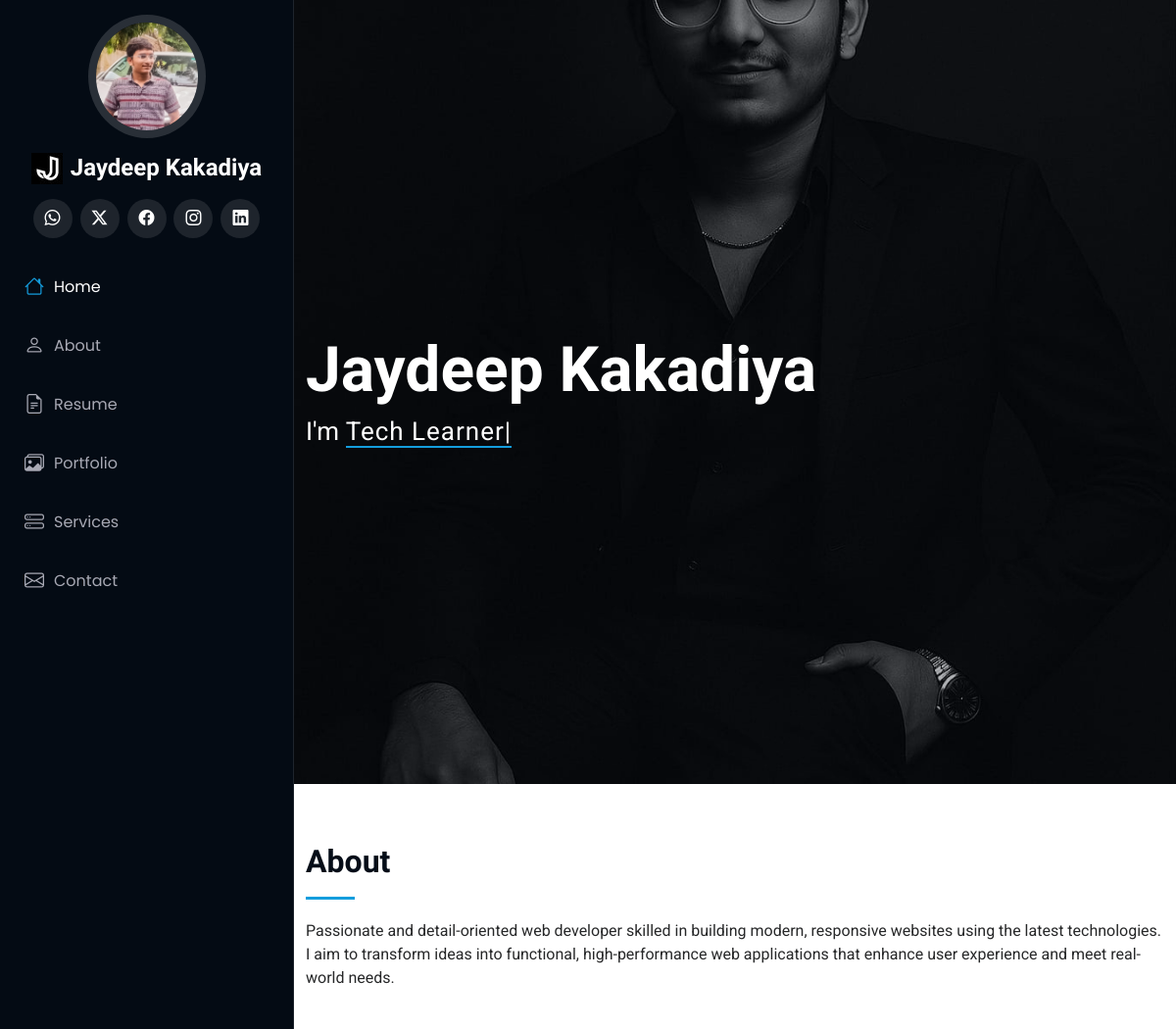
Before: / (upper part) with the older database file.
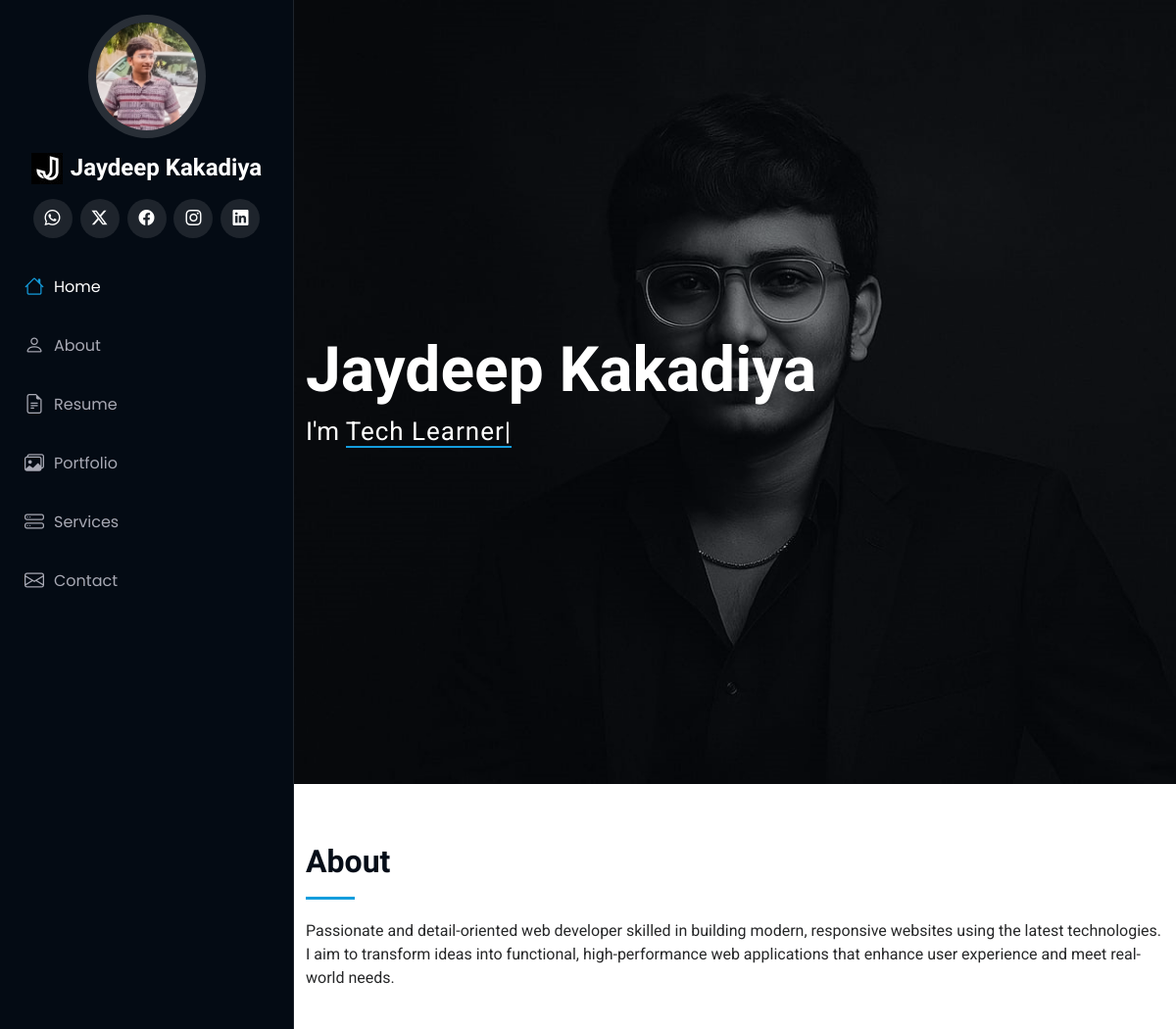
After: the same page with the newer database file.
### adminapp/models.py (models this page shows)
class profile_bio(models.Model):
    name = models.CharField(max_length=100)
    designation = models.CharField(max_length=100)
    about = models.TextField()
    dob = models.DateField()
    age = models.PositiveIntegerField()
    website = models.URLField(blank=True, null=True)
    degree = models.CharField(max_length=100)
    phone = models.CharField(max_length=15)
    email = models.EmailField()
    city = models.CharField(max_length=100)
    religion = models.CharField(max_length=100)
    description = models.TextField()
    pro_pic = models.ImageField(upload_to='profile_pics/', default='')

class banner(models.Model):
    title = models.CharField(max_length=200)
    subtitle = models.CharField(max_length=200)
    banner_img = models.ImageField(upload_to='banner_images/', default='')

### userapp/views.py (the view, shortened to what this page needs)
# urls.py: path('', index, name='index'),
def index(request):
    all_bio = profile_bio.objects.all()
    all_banner = banner.objects.all()
    all_skill = skills.objects.all()
    all_education = Education.objects.all()
    all_experience = Experience.objects.all()
    all_portfolio = Portfolio.objects.all()
    all_services = Services.objects.all()
    return render(request, 'index.html', {'all_bio': all_bio, 'all_banner': all_banner , 'all_skill': all_skill , 'all_education': all_education , 'all_experience': all_experience , 'all_portfolio': all_portfolio , 'all_services': all_services})

### userapp/templates/index.html (shortened to what this page needs)
{% load static %}
<!DOCTYPE html>
<html lang="en">
<head>
  <link href="{% static 'user/vendor/bootstrap/css/bootstrap.min.css' %}" rel="stylesheet">
  <link href="{% static 'user/vendor/bootstrap-icons/bootstrap-icons.css' %}" rel="stylesheet">
  <link href="{% static 'user/vendor/aos/aos.css' %}" rel="stylesheet">
  <link href="{% static 'user/vendor/glightbox/css/glightbox.min.css' %}" rel="stylesheet">
  <link href="{% static 'user/vendor/swiper/swiper-bundle.min.css' %}" rel="stylesheet">
  <link href="{% static 'user/css/main.css' %}" rel="stylesheet">
</head>
<body class="index-page">
  <header id="header" class="header dark-background d-flex flex-column">
    <div class="profile-img">
      {% for i in all_bio %}
      <img src="/media/{{i.pro_pic}}" alt="" class="img-fluid rounded-circle">
    </div>
    <a href="" class="logo d-flex align-items-center justify-content-center">
      <img src="{% static 'user/img/logo.jpg' %}" alt="">
      <h1 class="sitename">{{i.name}}</h1>
      {% endfor %}
    </a>
    <div class="social-links text-center">
      <a href="https://wa.me/919081770949" target="_blank" class="google-plus"><i class="bi bi-whatsapp"></i></a>
      <a href="https://x.com/jaydeep_k15?t=fgEtxXqFmRcAI6N0Swdgzg&s=08 " class="twitter"><i class="bi bi-twitter-x"></i></a>
      <a href="https://www.facebook.com/share/16XhBzTrH3/" class="facebook"><i class="bi bi-facebook"></i></a>
      <a href="https://www.instagram.com/_jaydeep_kakadiya_15?igsh=MXF4dGp4NGJpZ2trdw== " class="instagram"><i class="bi bi-instagram"></i></a>
      <a href="https://www.linkedin.com/in/jaydeep-kakadiya15" class="linkedin"><i class="bi bi-linkedin"></i></a>
    </div>
    <nav id="navmenu" class="navmenu">
      <ul>
        <li><a href="#hero" class="active"><i class="bi bi-house navicon"></i>Home</a></li>
        <li><a href="#about"><i class="bi bi-person navicon"></i> About</a></li>
        <li><a href="#resume"><i class="bi bi-file-earmark-text navicon"></i>Resume</a></li>
        <li><a href="#portfolio"><i class="bi bi-images navicon"></i>Portfolio</a></li>
        <li><a href="#services"><i class="bi bi-hdd-stack navicon"></i>Services</a></li>
        <li><a href="#contact"><i class="bi bi-envelope navicon"></i> Contact</a></li>
      </ul>
    </nav>
  </header>
  <main class="main">
    <section id="hero" class="hero section dark-background">
      {% for i in all_banner %}
      <img src="/media/{{i.banner_img}}" alt="" data-aos="fade-in" class="img-fluid w-100">
        <div class="container" data-aos="fade-up" data-aos-delay="100">
          <h2>{{i.title}}</h2>
          <p>I'm <span class="typed" data-typed-items="Tech Learner, Python Developer, Django Expert"></span></p>
      </div>
      {% endfor %}
    </section>
    <section id="about" class="about section">
      {% for i in all_bio %}
      <div class="container section-title" data-aos="fade-up">
        <h2>About</h2>
        <p>Passionate and detail-oriented web developer skilled in building modern, responsive websites using the latest technologies. I aim to transform ideas into functional, high-performance web applications that enhance user experience and meet real-world needs.</p>
      </div>
      {% endfor %}
    </section>
  </main>
</body>
</html>

### static/user/css/main.css (style rules this page uses)
:root { --default-font: "Roboto", system-ui, -apple-system, "Segoe UI", Roboto, "Helvetica Neue", Arial, "Noto Sans", "Liberation Sans", sans-serif, "Apple Color Emoji", "Segoe UI Emoji", "Segoe UI Symbol", "Noto Color Emoji"; --heading-font: "Raleway", sans-serif; --nav-font: "Poppins", sans-serif; }
:root { --background-color: #ffffff; --default-color: #272829; --heading-color: #050d18; --accent-color: #149ddd; --surface-color: #ffffff; --contrast-color: #ffffff; }
:root { --nav-color: #a8a9b4; --nav-hover-color: #ffffff; --nav-mobile-background-color: #040b14; --nav-dropdown-background-color: #040b14; --nav-dropdown-color: #a8a9b4; --nav-dropdown-hover-color: #ffffff; }
.dark-background { --background-color: #040b14; --default-color: #ffffff; --heading-color: #ffffff; --surface-color: #151f2b; --contrast-color: #ffffff; }
:root { scroll-behavior: smooth; }
body { color: var(--default-color); background-color: var(--background-color); font-family: var(--default-font); }
a { color: var(--accent-color); text-decoration: none; transition: 0.3s; }
h1, h2, h3, h4, h5, h6 { color: var(--heading-color); font-family: var(--heading-font); }
.header { color: var(--default-color); background-color: var(--background-color); position: fixed; top: 0; left: 0; bottom: 0; padding: 0 15px; width: 300px; transition: all ease-in-out 0.3s; overflow-y: auto; z-index: 997; border-right: 1px solid color-mix(in srgb, var(--default-color), transparent 90%); }
.header .profile-img img { margin: 15px auto; display: block; width: 120px; border: 8px solid color-mix(in srgb, var(--default-color), transparent 85%); }
.header .logo { line-height: 1; margin-bottom: 15px; }
.header .logo img { max-height: 32px; margin-right: 8px; }
.header .logo h1 { font-size: 24px; margin: 0; font-weight: 700; color: var(--heading-color); }
.header .social-links { margin: 0 0 20px 0; }
.header .social-links a { font-size: 16px; display: inline-flex; align-items: center; justify-content: center; background: color-mix(in srgb, var(--default-color), transparent 90%); color: var(--default-color); margin: 0 2px; border-radius: 50%; text-align: center; width: 40px; height: 40px; transition: 0.3s; }
@media (min-width: 1200px) { .header~main, .header~#footer { margin-left: 300px; } }
.navmenu { padding: 0; z-index: 9997; }
.navmenu ul { list-style: none; padding: 0 0 20px 0; margin: 0; }
.navmenu a, .navmenu a:focus { color: var(--nav-color); padding: 15px 10px; font-family: var(--nav-font); font-size: 16px; font-weight: 400; display: flex; align-items: center; white-space: nowrap; transition: 0.3s; width: 100%; }
.navmenu a .navicon, .navmenu a:focus .navicon { font-size: 20px; margin-right: 10px; }
.navmenu a:hover, .navmenu .active, .navmenu .active:focus { color: var(--nav-hover-color); }
.navmenu a:hover .navicon, .navmenu .active .navicon, .navmenu .active:focus .navicon { color: var(--accent-color); }
section, .section { color: var(--default-color); background-color: var(--background-color); padding: 60px 0; overflow: clip; }
.section-title { padding-bottom: 60px; position: relative; }
.section-title h2 { font-size: 32px; font-weight: 700; margin-bottom: 20px; padding-bottom: 20px; position: relative; }
.section-title h2:after { content: ""; position: absolute; display: block; width: 50px; height: 3px; background: var(--accent-color); left: 0; bottom: 0; }
.section-title p { margin-bottom: 0; }
.hero { width: 100%; min-height: 100vh; position: relative; padding: 80px 0; display: flex; align-items: center; justify-content: center; }
.hero img { position: absolute; inset: 0; display: block; width: 100%; height: 100%; object-fit: cover; z-index: 1; }
.hero:before { content: ""; background: color-mix(in srgb, var(--background-color), transparent 70%); position: absolute; inset: 0; z-index: 2; }
.hero .container { position: relative; z-index: 3; }
.hero h2 { margin: 0; font-size: 64px; font-weight: 700; }
.hero p { margin: 5px 0 0 0; font-size: 26px; }
.hero p span { letter-spacing: 1px; border-bottom: 2px solid var(--accent-color); }

Changed rows visible on the page:
changed banner "Jaydeep Kakadiya": banner_img: a different picture
